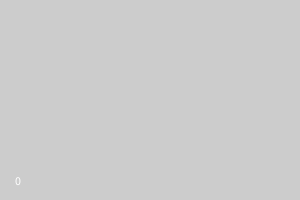
Frame 1 (no input)
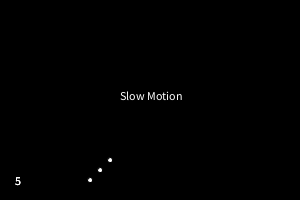
Frame 60 (the mouse pressed at the canvas centre just before this capture)
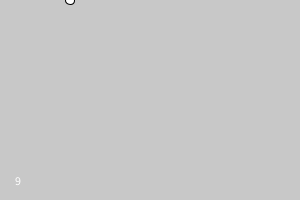
Frame 120 (the mouse held since frame 60 and released just before this capture)

The Processing sketch that drew these frames (run headless with seeded random() and noise(); from frame 60 on, the mouse is pressed at the canvas centre):

// Processing sketch: processing_171680
// ── processing_171680.pde

float posX, posY, velX, velY;
int sz = 20;
int recordedMillis = 0;
int interval = 2000;
int totalRebots = 0;

void setup() {
   
    //fill(255,0,0,30);
    //rect(0,0,width, height);
    //noFill();
       
  size(300, 200);
   //background(200, 200, 200); 
  posX = width/2;
  posY = height/2;
  velX = 10;
  velY = 10;
}

void actualizaPosiciones() {
  if (recordedMillis + interval < millis()) {
    background(0, 0, 0);
    text ("Slow Motion",width/2-30,height/2); 
   frameRate(10);
    recordedMillis = millis();
  }
  
 else if (recordedMillis + interval/2 < millis()){
    background(200, 200, 200);  
   frameRate(60);
   // recordedMillis = millis();
  }
    posX = posX+velX;
    posY = posY+velY;

    if ((posX<0)||(posX>width)) {
      velX = -velX;
      totalRebots ++;
    } 
    //comprobem posY
    if ((posY<0)||(posY>height)) {
      velY = -velY;
      totalRebots ++;
    } 
    fill(127);
  }
  
  void dibujaBola() {
    fill(255);
    ellipse(posX, posY, totalRebots, totalRebots);
  }

  void cuentaRebotes() {
    text (totalRebots, 15, height-15);
  }

  void draw() {
    actualizaPosiciones();
    dibujaBola();
    cuentaRebotes();
  }
